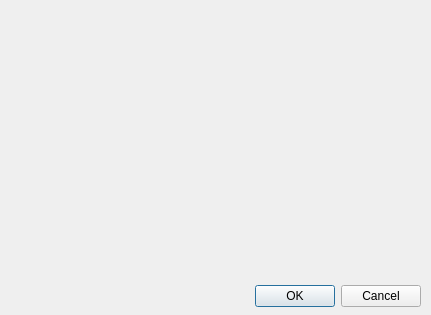
<?xml version="1.0" encoding="UTF-8"?>
<ui version="4.0">
 <class>FontEditorDialog</class>
 <widget class="QDialog" name="FontEditorDialog">
  <property name="geometry">
   <rect>
    <x>0</x>
    <y>0</y>
    <width>431</width>
    <height>315</height>
   </rect>
  </property>
  <property name="windowTitle">
   <string>Select Font</string>
  </property>
  <widget class="QDialogButtonBox" name="buttonBox">
   <property name="geometry">
    <rect>
     <x>10</x>
     <y>280</y>
     <width>411</width>
     <height>32</height>
    </rect>
   </property>
   <property name="orientation">
    <enum>Qt::Horizontal</enum>
   </property>
   <property name="standardButtons">
    <set>QDialogButtonBox::Cancel|QDialogButtonBox::Ok</set>
   </property>
  </widget>
  <widget class="KFontChooser" name="fontChooser">
   <property name="geometry">
    <rect>
     <x>0</x>
     <y>0</y>
     <width>431</width>
     <height>271</height>
    </rect>
   </property>
   <property name="whatsThis">
    <string/>
   </property>
  </widget>
 </widget>
 <customwidgets>
  <customwidget>
   <class>KFontChooser</class>
   <extends>QWidget</extends>
   <header>kfontdialog.h</header>
  </customwidget>
 </customwidgets>
 <resources/>
 <connections>
  <connection>
   <sender>buttonBox</sender>
   <signal>accepted()</signal>
   <receiver>FontEditorDialog</receiver>
   <slot>accept()</slot>
   <hints>
    <hint type="sourcelabel">
     <x>248</x>
     <y>254</y>
    </hint>
    <hint type="destinationlabel">
     <x>157</x>
     <y>274</y>
    </hint>
   </hints>
  </connection>
  <connection>
   <sender>buttonBox</sender>
   <signal>rejected()</signal>
   <receiver>FontEditorDialog</receiver>
   <slot>reject()</slot>
   <hints>
    <hint type="sourcelabel">
     <x>316</x>
     <y>260</y>
    </hint>
    <hint type="destinationlabel">
     <x>286</x>
     <y>274</y>
    </hint>
   </hints>
  </connection>
 </connections>
</ui>
